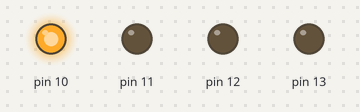
A sketch run on a simulated Arduino Uno, built with avr-gcc and run on an emulated ATmega328P. Shown: output pins drawn as LEDs (lit = HIGH).

Above: at 0.5 s.
At 1.5 s:
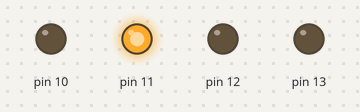
At 2.5 s:
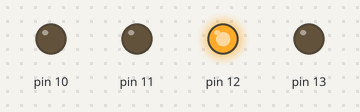
At 3.5 s:
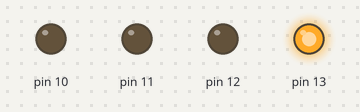
At 4.5 s:
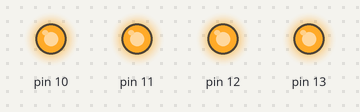
Timing chart, 0 to 6.5 s (numbered marks = the images above):
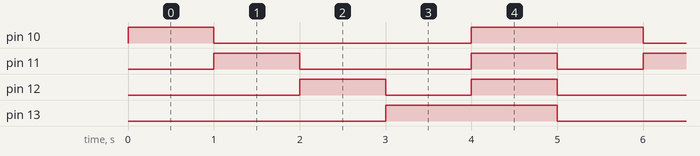

Measured:
- by itself, pin 10: repeats every 5.0 s: LOW 3.0 s, HIGH 2.0 s
- by itself, pin 11: repeats every 5.0 s: LOW 2.0 s, HIGH 1.0 s, LOW 1.0 s, HIGH 1.0 s
- by itself, pin 12: repeats every 5.0 s: LOW 1.0 s, HIGH 1.0 s, LOW 2.0 s, HIGH 1.0 s
- by itself, pin 13: alternates HIGH for 2.0 s and LOW for 3.0 s

The sketch:

Program_6-Blink_multiple_LED_s_in_sequence.ino
```cpp
// connect four LED's from pin 10 to pin 13

void setup() {
  Serial.begin(9600);     // sets 9600 as baud rate for serial communication
  for (int i = 10; i < 14; i++) { // sets pin 10 to 13 for OUTPUT
    pinMode(i, OUTPUT);
  }
}

void loop() {
  light();  // call for 'light' function
  digitalWrite(10, HIGH);    // turns LED  at pin 10 ON
  digitalWrite(11, HIGH);    // turns LED at pin 11 ON
  digitalWrite(12, HIGH);    // turns LED at pin 12 ON
  digitalWrite(13, HIGH);    // turns LED at pin 13 ON
  delay(1000);  // pause for 1 second
}

void light() {
  for (int i = 10; i < 14; i++) { // loop from value 10 to 13
    if (i == 10) {
      digitalWrite(10, HIGH);    // turns LED  at pin 10 ON
      digitalWrite(11, LOW);    // turns LED at pin 11 OFF
      digitalWrite(12, LOW);    // turns LED at pin 12 OFF
      digitalWrite(13, LOW);    // turns LED at pin 13 OFF
    } else if (i == 11) {
      digitalWrite(10, LOW);    // turns LED  at pin 10 OFF
      digitalWrite(11, HIGH);    // turns LED at pin 11 ON
      digitalWrite(12, LOW);    // turns LED at pin 12 OFF
      digitalWrite(13, LOW);    // turns LED at pin 13 OFF
    } else if (i == 12) {
      digitalWrite(10, LOW);    // turns LED  at pin 10 OFF
      digitalWrite(11, LOW);    // turns LED at pin 11 OFF
      digitalWrite(12, HIGH);    // turns LED at pin 12 ON
      digitalWrite(13, LOW);    // turns LED at pin 13 OFF
    } else {
      digitalWrite(10, LOW);    // turns LED  at pin 10 OFF
      digitalWrite(11, LOW);    // turns LED at pin 11 OFF
      digitalWrite(12, LOW);    // turns LED at pin 12 OFF
      digitalWrite(13, HIGH);    // turns LED at pin 13 ON
    }
    delay(1000);  // pause program for 1 second
  }
}
```
